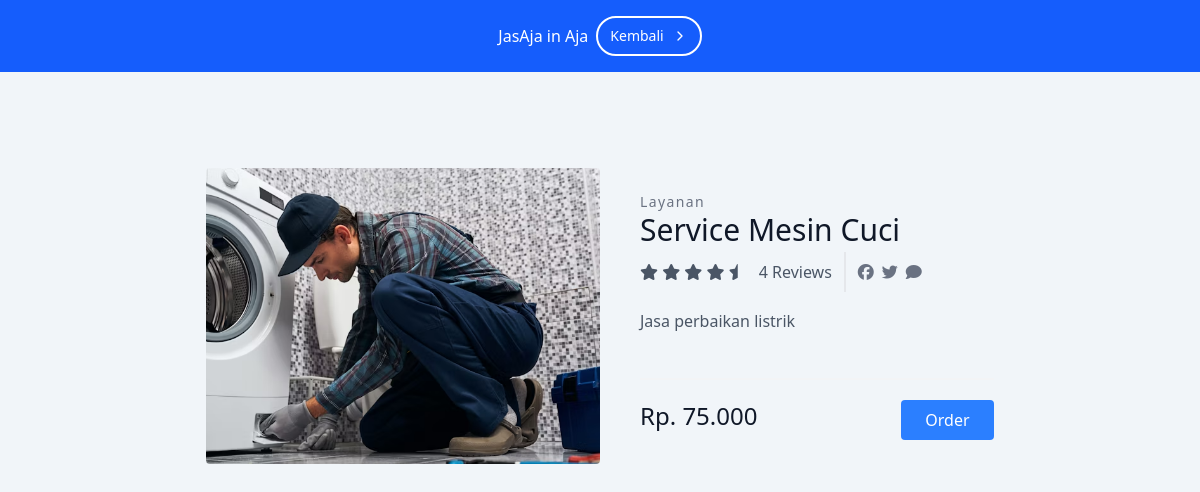
The page /user/detail/3.php on the database its author committed.
### tables this page shows
CREATE TABLE `services` (
  `id` int(11) NOT NULL,
  `name` varchar(100) NOT NULL,
  `description` text DEFAULT NULL,
  `price` int(11) NOT NULL
);

### user/detail/3.php (the view, shortened to what this page needs)
<?php
include "../../admin/koneksi.php";
$sql = "SELECT * FROM services";
$result = mysqli_query($conn, $sql);
$service = [];
if (mysqli_num_rows($result) > 0) {
    while ($row = mysqli_fetch_assoc($result)) {
        $service[] = $row;
    }
}
?>
<!DOCTYPE html>
<html class="scroll-smooth">
  <head>
    <script src="https://cdn.jsdelivr.net/npm/@tailwindcss/browser@4"></script>
    <link
      href="https://cdn.jsdelivr.net/npm/daisyui@5"
      rel="stylesheet"
      type="text/css"
    />
    <script src="https://cdn.jsdelivr.net/npm/@tailwindcss/browser@4"></script>
  </head>
  <body class="min-h-screen bg-slate-100">
    <div class="mx-auto">
      <div
        class="bg-blue-600 bg-[url('https://preline.co/assets/svg/examples/abstract-1.svg')] bg-no-repeat bg-cover bg-center p-4 text-center"
      >
        <div class="flex flex-wrap justify-center items-center gap-2">
          <p class="inline-block text-white">JasAja in Aja</p>
          <a
            class="py-1.5 px-2.5 md:py-2 md:px-3 inline-flex items-center gap-x-2 text-sm font-medium rounded-full border-2 border-white text-white hover:border-white/70 hover:text-white/70 focus:outline-hidden focus:border-white/70 focus:text-white/70 disabled:opacity-50 disabled:pointer-events-none"
            href="../product.php"
          >
            Kembali
            <svg
              class="shrink-0 size-4"
              xmlns="http://www.w3.org/2000/svg"
              width="24"
              height="24"
              viewBox="0 0 24 24"
              fill="none"
              stroke="currentColor"
              stroke-width="2"
              stroke-linecap="round"
              stroke-linejoin="round"
            >
              <path d="m9 18 6-6-6-6" />
            </svg>
          </a>
        </div>
      </div>
    </div>
    <section class="text-gray-600 body-font overflow-hidden min-h-screen">
      <div class="container px-5 py-24 mx-auto">
        <div class="lg:w-4/5 mx-auto flex flex-wrap">
          <img
            alt="ecommerce"
            class="lg:w-1/2 w-full lg:h-auto h-64 object-cover object-center rounded"
            src="../product/3.png"
          />
          <div class="lg:w-1/2 w-full lg:pl-10 lg:py-6 mt-6 lg:mt-0">
            <h2 class="text-sm title-font text-gray-500 tracking-widest">
              Layanan
            </h2>
            <h1 class="text-gray-900 text-3xl title-font font-medium mb-1">
              <?php echo $service[2]['name']?>
            </h1>
            <div class="flex mb-4">
              <span class="flex items-center">
                <p>
                  <i class="fa-solid fa-star"></i>
                  <i class="fa-solid fa-star"></i>
                  <i class="fa-solid fa-star"></i>
                  <i class="fa-solid fa-star"></i>
                  <i class="fa-solid fa-star-half"></i>
                </p>
                <span class="text-gray-600 ml-3">4 Reviews</span>
              </span>
              <span
                class="flex ml-3 pl-3 py-2 border-l-2 border-gray-200 space-x-2s gap-2"
              >
                <a class="text-gray-500">
                  <p><i class="fa-brands fa-facebook"></i></p>
                </a>
                <a class="text-gray-500">
                  <p><i class="fa-brands fa-twitter"></i></p>
                </a>
                <a class="text-gray-500">
                  <i class="fa-solid fa-comment"></i>
                </a>
              </span>
            </div>
            <p class="leading-relaxed">
             <?php echo $service[2]['description']?>
            </p>
            <div
              class="flex mt-6 items-center pb-5 border-b-2 border-gray-100 mb-5"
            >
            </div>
            <div class="flex">
              <span class="title-font font-medium text-2xl text-gray-900"
                >Rp. <?php echo number_format($service[2]['price'], 0, ',', '.'); ?>
                </span
              >
              <button
                class="flex ml-auto text-white bg-blue-500 border-0 py-2 px-6 focus:outline-none hover:bg-blue-600 rounded"
                id="order"
              >
                Order
              </button>
            </div>
          </div>
        </div>
      </div>
    </section>
  </body>
</html>

### rows shown on the page
services: name "Service Mesin Cuci", description "Jasa perbaikan listrik", price "75.000"
